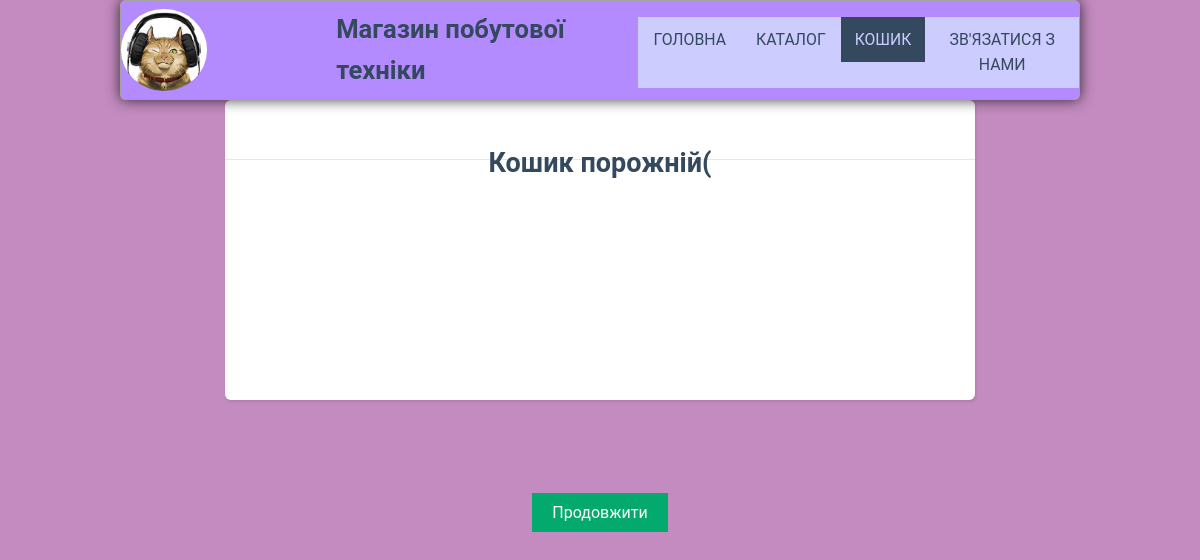
/basket (signed in), run on an earlier commit of the app's database.
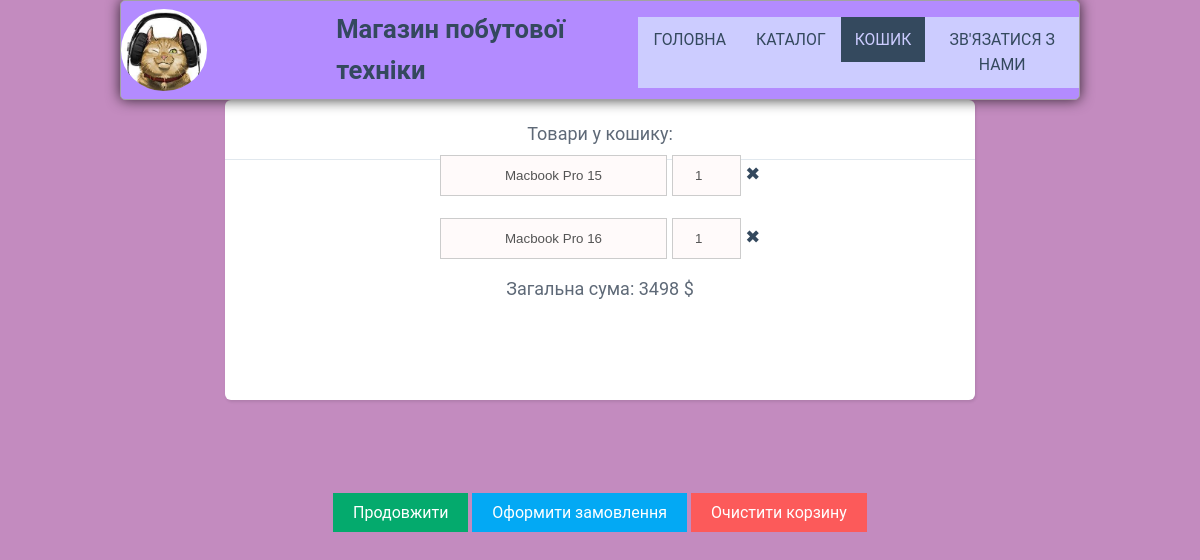
And on a later commit of the database.
### shop/models.py (models this page shows)
class BasketProducts(models.Model):
    basket = models.ForeignKey(Basket, on_delete=models.CASCADE)
    product = models.ForeignKey(Product, on_delete=models.CASCADE)
    countOfProducts = models.PositiveIntegerField(default=1)

class Product(models.Model):
    title = models.CharField('title', max_length=255)
    price = models.FloatField(verbose_name='price', null=True)
    img = models.TextField(verbose_name='img', null=True)

### shop/views.py (the view)
# urls.py: path('basket', views.getBasket, name='basket'),
def getBasket(request):
    if 'username' in request.session:
        username = request.session['username']
        user = User.objects.get(username=username)
        basket = Basket.objects.filter(user=user).first()
        basketProducts = BasketProducts.objects.filter(basket=basket)
        totalSum = 0
        for basketProduct in basketProducts:
            totalSum += int(basketProduct.product.price) * int(basketProduct.countOfProducts)
        print('totalSum: ' + str(totalSum))
        return render(request, 'main/basket.html', {'basketProducts': basketProducts, 'totalSum': totalSum})
    else:
        return redirect('login')

### shop/templates/main/basket.html (shortened to what this page needs)
{% load static %}
<!DOCTYPE html>
<html lang="en" xmlns="http://www.w3.org/1999/html">
<head>
    <link rel="stylesheet" href="{% static 'main/css/contact_style.css' %}">
    <link rel="stylesheet" href="{% static 'main/css/basket_style.css' %}">
</head>
<body>
<div style=".flex-container">
    <div class="header">
        <a href="html/first.html"><img class="logo" src="{% static 'main/img/logo.png' %}" alt="Logotype!!!"></a>
        <h1 class="logoName"><a href="#">Магазин побутової техніки</a></h1>
        <ul class="main-nav">
            <li><a id="index" href="{% url 'main' %}">Головна</a></li>
            <li><a href="{% url 'catalog' %}" style="">Каталог</a></li>
            <li>
                <div class="dropdown">
                    <a class="dropbtn" style="background-color: #34495e; color: #ccccff;"> Кошик
                    </a>
                </div>
            </li>
            <li><a href="{% url 'contactUs' %}">Зв'язатися з нами</a></li>
        </ul>
    </div>
    {% if  totalSum != 0 %}
      <div class="shopping-cart" style="text-align: center">
        <div id="shopping-cart" class="shopping-cart1">
            <div class="title" style="text-align: center; top: 60px;">
                Товари у кошику:<br>
                {% for basketProduct in basketProducts %}
                <input type="text" style="width: 33%;" name="title" id="title" value="{{basketProduct.product.title}}"
                       disabled>
                <input type="number" style="width: 10%;" id="count" name="count"
                       value="{{basketProduct.countOfProducts}}" disabled>
                <a class="delete-btn1"
                   href="{% url 'deleteProductFromBasket' title=basketProduct.product.title %}">&#10006</a><br>
                {% endfor %}
                Загальна сума: {{totalSum}} $<br>
            </div>
        </div>
    </div>
     <div style="text-align: center; top: 400px">
        <form>
            <a class="continue" href="{% url 'catalog' %}">Продовжити</a>
            <a class="continue" style="background-color: #03A9F4" href="{% url 'orderPage' %}">Оформити замовлення</a>
            <a class="continue" style="background-color: #fc5a5a" href="{% url 'deleteBasket' %}" id="clear_cart">Очистити корзину</a>
        </form>
    </div>
    {% else %}
    <div class="shopping-cart" style="text-align: center">
        <div id="shopping-cart1" class="shopping-cart1">
            <div class="title" style="text-align: center; top: 60px;">
                <h2>Кошик порожній(</h2>
            </div>
        </div>
    </div>
     <div style="text-align: center; top: 400px">
        <form>
            <a class="continue" href="{% url 'catalog' %}">Продовжити</a>
        </form>
    </div>
     {% endif %}
</div>
</body>
</html>

What changed in the data, as far as the page shows it:
added BasketProducts: title "Macbook Pro 15", count "1"
added BasketProducts: title "Macbook Pro 16", count "1"
Also different on the page:
{{ totalSum }}: (not shown) → "3498"
text no longer shown: "Кошик порожній("
text now shown: "Товари у кошику: Загальна сума: $ Оформити замовлення Очистити корзину"
